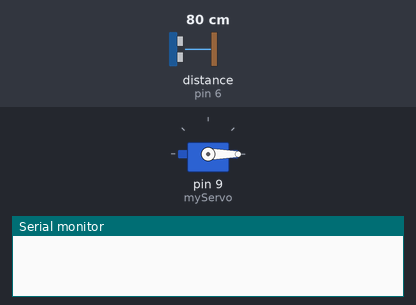
This sketch was run on a simulated Arduino Uno, built with avr-gcc and run on an emulated ATmega328P. Shown: servo, the last lines printed to the serial monitor. Wiring (inferred from the names in the program): ultrasonic range finder: trigger pin 7; echo pin 6. The test bench sets the inputs (shaded band); at power-on: distance to the obstacle (sensor on pin 6) 80 cm. The echo pulse lasts 58.3 µs per cm.

Above: at 0.1 s.
At 4.9 s:
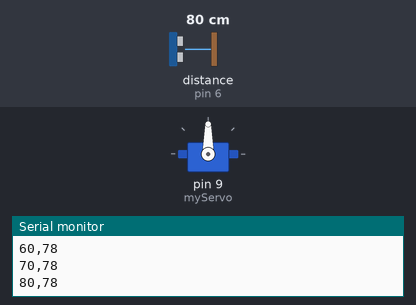
5.0 s: distance to the obstacle (sensor on pin 6) set to 250 cm
At 5.9 s:
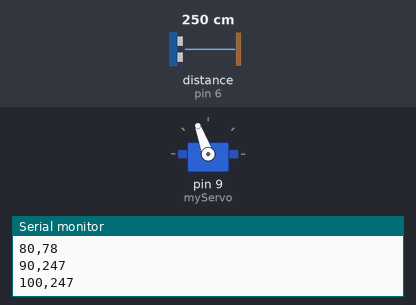
Timing chart, 0 to 17.2 s (numbered marks = the images above; inputs shaded):
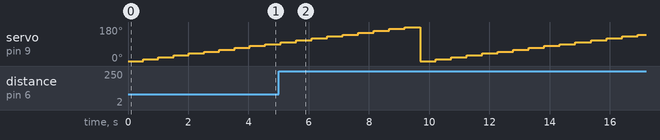

The sketch:

ultrasonicradar.ino
```cpp
#include <Servo.h>

Servo myServo;
int trigPin = 7; // Trigger pin
int echoPin = 6; // Echo pin
long duration;
int distance;

void setup() {
  Serial.begin(9600);
  myServo.attach(9); // servo is connected to pin 9
  pinMode(trigPin, OUTPUT);
  pinMode(echoPin, INPUT);
}

void loop() {
  for (int angle = 0; angle <= 180; angle += 10) { // 0 to 180 degrees
    myServo.write(angle);
    delay(500);

    distance = getDistance();

    Serial.print(angle);
    Serial.print(",");
    Serial.println(distance);
  }
}

int getDistance() {
  digitalWrite(trigPin, LOW);
  delayMicroseconds(2);
  digitalWrite(trigPin, HIGH);
  delayMicroseconds(10);
  digitalWrite(trigPin, LOW);

  duration = pulseIn(echoPin, HIGH);
  distance = duration * 0.034 / 2; //distance in cm
  return distance;
}
```
